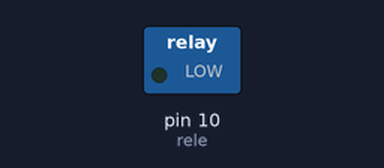
The sketch below on a simulated Arduino Uno, built with avr-gcc and run on an emulated ATmega328P. Shown: switched loads named in the sketch (green lamp = pin HIGH). Dashed ring = blinking.

Above: at 0.5 s.
Timing chart, 0 to 4.6 s (numbered marks = the images above):
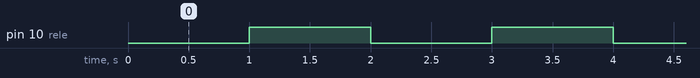

Measured:
- by itself, pin 10 (rele): alternates HIGH for 1.0 s and LOW for 1.0 s

The sketch:

Controle_de_Fun_com_Rele_modulo_Arduino.ino
```cpp
int rele = 10;     // Constante do Rele referente ao pino 12
int rele1 = 13;


void setup() {
pinMode(rele, OUTPUT);      // Define o pino 12 (Relé) como pino de saída

}

// Comando de loop executado enquanto o Arduino estiver ligado
void loop() {


digitalWrite(rele, LOW);       // Relé permanece em seu estado inicial
delay(500);                   // Pressione por 2 segundos para alter/ar o estado do botão
digitalWrite(rele1, LOW);       // Relé permanece em seu estado inicial
delay(500);

digitalWrite(rele, HIGH);     // Relé altera seu estado inicial
delay(500);                  // Permanece acionado por 5 segundos
digitalWrite(rele1, HIGH);     // Relé altera seu estado inicial
delay(500);
}
```
